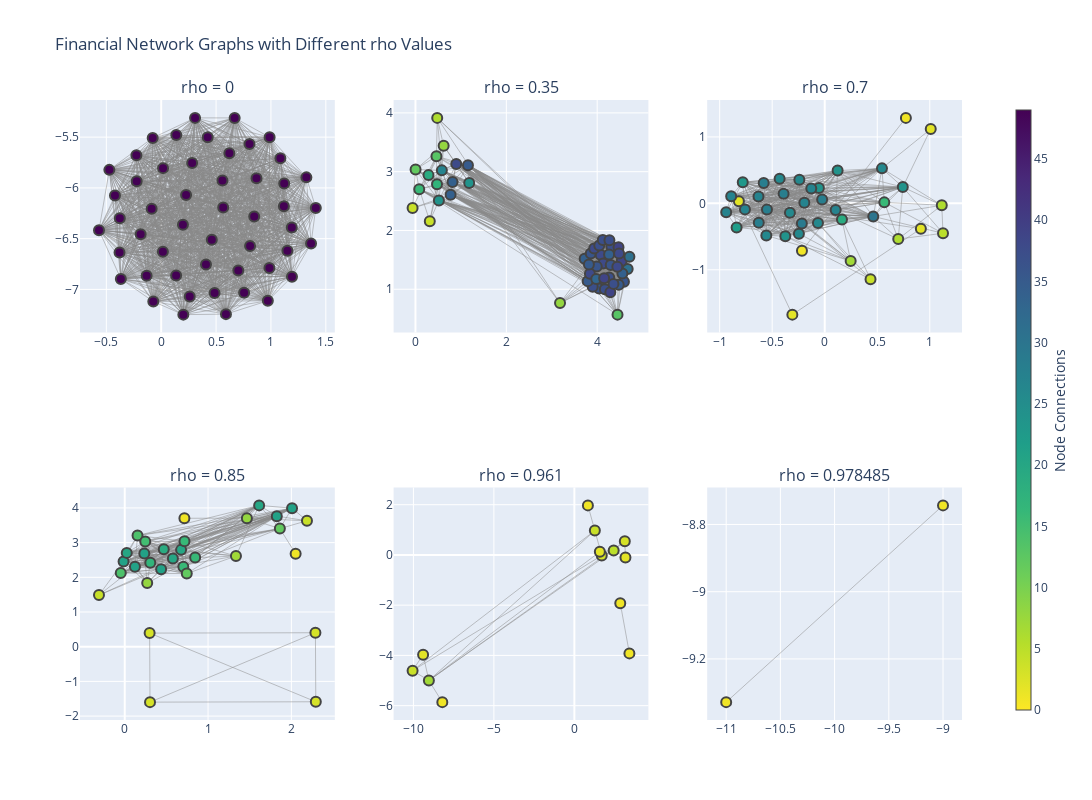

Notebook source saved alongside this figure:
### Code cell
# Create subplot figure
rho_values = [0, 0.35, 0.7, 0.85, 0.961, 0.978485]

fig = make_subplots(rows=2, cols=3, subplot_titles=[f"rho = {rho}" for rho in rho_values])

# Generate subplots
for i, rho in enumerate(rho_values):
    adj_matrix = (corr_matrix.abs() > rho).astype(int)
    G = nx.from_pandas_adjacency(adj_matrix)
    G.remove_edges_from(nx.selfloop_edges(G))
    G.remove_nodes_from(list(nx.isolates(G)))
    communities = nx.community.greedy_modularity_communities(G)
    supergraph = nx.cycle_graph(len(communities))
    superpos = nx.spring_layout(G, scale=10, seed=429)
    centers = list(superpos.values())
    pos = {}
    for center, comm in zip(centers, communities):
        pos.update(nx.spring_layout(nx.subgraph(G, comm), center=center))
    # pos = nx.spring_layout(G)
    
    edge_x = []
    edge_y = []
    for edge in G.edges():
        x0, y0 = pos[edge[0]]
        x1, y1 = pos[edge[1]]
        edge_x.append(x0)
        edge_x.append(x1)
        edge_x.append(None)
        edge_y.append(y0)
        edge_y.append(y1)
        edge_y.append(None)

    edge_trace = go.Scatter(
        x=edge_x, y=edge_y,
        #set the length of edge to be inverse to correlation between the two nodes
        line=dict(width=0.5, color='#888'),
        hoverinfo='text',
        mode='lines',
        text=[f"Correlation: {corr_matrix.loc[edge[0], edge[1]]}" for edge in G.edges()]
    )

    node_x = []
    node_y = []
    for node in G.nodes():
        x, y = pos[node]
        node_x.append(x)
        node_y.append(y)

    node_trace = go.Scatter(
        x=node_x, y=node_y,
        mode='markers',
        hoverinfo='text',
        marker=dict(
            showscale=(i == 0),  # Only show colorbar in the first subplot
            colorscale='Viridis',
            reversescale=True,
            color=[],
            size=10,
            cmin=0,
            cmax=49,
            colorbar=dict(
                thickness=15,
                title='Node Connections',
                xanchor='left',
                titleside='right',
                x=1.05  # Adjust this to position the colorbar correctly
            ),
            line_width=2
        )
    )

    node_adjacencies = []
    node_text = []
    for node, adjacencies in enumerate(G.adjacency()):
        node_adjacencies.append(len(adjacencies[1]))
        node_text.append(f'{list(G.nodes())[node]}<br>connections: ' + str(len(adjacencies[1])))
    node_trace.marker.color = node_adjacencies
    node_trace.text = node_text

    row = i // 3 + 1
    col = i % 3 + 1
    fig.add_trace(edge_trace, row=row, col=col)
    fig.add_trace(node_trace, row=row, col=col)

fig.update_layout(
    height=800, width=1400, 
    title_text="Financial Network Graphs with Different rho Values",
    showlegend=False  # Hide the legend
)
fig.show()

### Figure 1 — Plotly figure (JSON) as saved in the notebook; plotly's stock layout.template omitted (floating-point values rounded to 4 significant figures; data arrays with more than 128 entries replaced by an {"elided": "..."} marker saying what was removed)
{"data": [{"hoverinfo": "text", "line": {"color": "#888", "width": 0.5}, "mode": "lines", "text": {"elided": "1225 str values"}, "type": "scatter", "x": {"elided": "3675 float values"}, "xaxis": "x", "y": {"elided": "3675 float values"}, "yaxis": "y"}, {"hoverinfo": "text", "marker": {"cmax": 49, "cmin": 0, "color": [49, 49, 49, 49, 49, 49, 49, 49, 49, 49, 49, 49, 49, 49, 49, 49, 49, 49, 49, 49, 49, 49, 49, 49, 49, 49, 49, 49, 49, 49, 49, 49, 49, 49, 49, 49, 49, 49, 49, 49, 49, 49, 49, 49, 49, 49, 49, 49, 49, 49], "colorbar": {"thickness": 15, "title": {"side": "right", "text": "Node Connections"}, "x": 1.05, "xanchor": "left"}, "colorscale": [[0, "#440154"], [0.1111, "#482878"], [0.2222, "#3e4989"], [0.3333, "#31688e"], [0.4444, "#26828e"], [0.5556, "#1f9e89"], [0.6667, "#35b779"], [0.7778, "#6ece58"], [0.8889, "#b5de2b"], [1, "#fde725"]], "line": {"width": 2}, "reversescale": true, "showscale": true, "size": 10}, "mode": "markers", "text": ["DHLn.DE<br>connections: 49", "PERP.PA<br>connections: 49", "NDAFI.HE<br>connections: 49", "AIRP.PA<br>connections: 49", "IBE.MC<br>connections: 49", "SIEGn.DE<br>connections: 49", "SAN.MC<br>connections: 49", "VOWG_p.DE<br>connections: 49", "SAPG.DE<br>connections: 49", "CRDI.MI<br>connections: 49", "AD.AS<br>connections: 49", "BNPP.PA<br>connections: 49", "DTEGn.DE<br>connections: 49", "SASY.PA<br>connections: 49", "ESLX.PA<br>connections: 49", "ASML.AS<br>connections: 49", "DB1Gn.DE<br>connections: 49", "ADYEN.AS<br>connections: 49", "STLAM.MI<br>connections: 49", "IFXGn.DE<br>connections: 49", "NOKIA.HE<br>connections: 49", "BBVA.MC<br>connections: 49", "ALVG.DE<br>connections: 49", "SAF.PA<br>connections: 49", "OREP.PA<br>connections: 49", "SGEF.PA<br>connections: 49", "HRMS.PA<br>connections: 49", "BMWG.DE<br>connections: 49", "TTEF.PA<br>connections: 49", "ENI.MI<br>connections: 49", "WLSNc.AS<br>connections: 49", "PRTP.PA<br>connections: 49", "BAYGn.DE<br>connections: 49", "BASFn.DE<br>connections: 49", "ENEI.MI<br>connections: 49", "PRX.AS<br>connections: 49", "AIR.PA<br>connections: 49", "SCHN.PA<br>connections: 49", "MUVGn.DE<br>connections: 49", "DANO.PA<br>connections: 49", "RACE.MI<br>connections: 49", "LVMH.PA<br>connections: 49", "MBGn.DE<br>connections: 49", "AXAF.PA<br>connections: 49", "INGA.AS<br>connections: 49", "ITX.MC<br>connections: 49", "ISP.MI<br>connections: 49", "ADSGn.DE<br>connections: 49", "SGOB.PA<br>connections: 49", "ABI.BR<br>connections: 49"], "type": "scatter", "x": [0.7554, -0.5668, 0.1361, 0.01686, -0.3797, 0.9879, 0.3086, 0.1979, 0.2267, 0.9861, -0.07755, 0.2599, 0.621, 0.4081, 0.5649, 1.192, -0.4213, 0.4865, -0.377, 0.6693, 1.19, 0.7026, -0.1872, -0.4724, -0.2232, -0.1328, 1.086, 1.365, 0.1375, 1.118, -0.08707, 0.8477, 0.8097, 0.2819, -0.07196, 0.2018, 1.409, 1.323, 0.8682, 0.8046, 1.121, 0.558, 0.01534, 0.9717, -0.3677, 0.5901, 0.4612, 1.15, 0.4238, -0.2262], "xaxis": "x", "y": [-7.032, -6.417, -6.862, -5.805, -6.636, -5.501, -5.31, -6.364, -6.069, -6.789, -5.508, -7.07, -5.658, -6.755, -6.194, -6.875, -6.075, -7.036, -6.299, -5.311, -6.39, -6.814, -6.458, -5.822, -5.934, -6.864, -5.709, -6.548, -5.479, -6.181, -6.206, -6.283, -6.573, -5.754, -7.119, -7.249, -6.197, -5.896, -5.905, -5.567, -5.956, -5.928, -6.629, -7.112, -6.897, -7.244, -6.51, -6.62, -5.502, -5.678], "yaxis": "y"}, {"hoverinfo": "text", "line": {"color": "#888", "width": 0.5}, "mode": "lines", "text": {"elided": "749 str values"}, "type": "scatter", "x": {"elided": "2247 float values"}, "xaxis": "x2", "y": {"elided": "2247 float values"}, "yaxis": "y2"}, {"hoverinfo": "text", "marker": {"cmax": 49, "cmin": 0, "color": [31, 39, 24, 35, 36, 34, 38, 37, 36, 38, 12, 24, 37, 4, 36, 34, 35, 6, 19, 13, 13, 38, 39, 38, 16, 17, 31, 35, 27, 8, 36, 38, 37, 8, 35, 34, 34, 37, 39, 34, 37, 37, 33, 39, 38, 36, 38, 37, 37, 4], "colorbar": {"thickness": 15, "title": {"side": "right", "text": "Node Connections"}, "x": 1.05, "xanchor": "left"}, "colorscale": [[0, "#440154"], [0.1111, "#482878"], [0.2222, "#3e4989"], [0.3333, "#31688e"], [0.4444, "#26828e"], [0.5556, "#1f9e89"], [0.6667, "#35b779"], [0.7778, "#6ece58"], [0.8889, "#b5de2b"], [1, "#fde725"]], "line": {"width": 2}, "reversescale": true, "showscale": false, "size": 10}, "mode": "markers", "text": ["DHLn.DE<br>connections: 31", "PERP.PA<br>connections: 39", "NDAFI.HE<br>connections: 24", "AIRP.PA<br>connections: 35", "IBE.MC<br>connections: 36", "SIEGn.DE<br>connections: 34", "SAN.MC<br>connections: 38", "VOWG_p.DE<br>connections: 37", "SAPG.DE<br>connections: 36", "CRDI.MI<br>connections: 38", "AD.AS<br>connections: 12", "BNPP.PA<br>connections: 24", "DTEGn.DE<br>connections: 37", "SASY.PA<br>connections: 4", "ESLX.PA<br>connections: 36", "ASML.AS<br>connections: 34", "DB1Gn.DE<br>connections: 35", "ADYEN.AS<br>connections: 6", "STLAM.MI<br>connections: 19", "IFXGn.DE<br>connections: 13", "NOKIA.HE<br>connections: 13", "BBVA.MC<br>connections: 38", "ALVG.DE<br>connections: 39", "SAF.PA<br>connections: 38", "OREP.PA<br>connections: 16", "SGEF.PA<br>connections: 17", "HRMS.PA<br>connections: 31", "BMWG.DE<br>connections: 35", "TTEF.PA<br>connections: 27", "ENI.MI<br>connections: 8", "WLSNc.AS<br>connections: 36", "PRTP.PA<br>connections: 38", "BAYGn.DE<br>connections: 37", "BASFn.DE<br>connections: 8", "ENEI.MI<br>connections: 35", "PRX.AS<br>connections: 34", "AIR.PA<br>connections: 34", "SCHN.PA<br>connections: 37", "MUVGn.DE<br>connections: 39", "DANO.PA<br>connections: 34", "RACE.MI<br>connections: 37", "LVMH.PA<br>connections: 37", "MBGn.DE<br>connections: 33", "AXAF.PA<br>connections: 39", "INGA.AS<br>connections: 38", "ITX.MC<br>connections: 36", "ISP.MI<br>connections: 38", "ADSGn.DE<br>connections: 37", "SGOB.PA<br>connections: 37", "ABI.BR<br>connections: 4"], "type": "scatter", "x": [4.671, 4.539, 0.5159, 1.155, 4.043, 3.724, 4.072, 3.901, 4.588, 4.131, 0.00259, 1.183, 4.168, -0.06305, 3.858, 0.8158, 4.473, 0.479, 0.2864, 4.447, 0.462, 0.8979, 4.289, 3.934, 0.08322, 0.4745, 4.709, 3.79, 0.5811, 0.6206, 3.99, 3.84, 4.046, 3.182, 3.817, 4.554, 0.7732, 4.311, 4.469, 4.262, 4.123, 4.264, 3.979, 4.152, 4.482, 4.298, 4.443, 4.269, 4.358, 0.3155], "xaxis": "x2", "y": [1.347, 1.48, 2.51, 3.11, 1.012, 1.521, 1.587, 1.043, 1.127, 1.438, 3.037, 2.809, 0.9991, 2.382, 1.609, 2.826, 1.075, 3.915, 2.942, 0.5685, 3.263, 3.131, 0.9473, 1.695, 2.703, 2.788, 1.555, 1.138, 3.022, 3.441, 1.387, 1.262, 1.744, 0.7651, 1.42, 1.268, 2.607, 1.726, 1.714, 1.593, 1.837, 1.199, 1.173, 1.187, 1.609, 1.413, 1.381, 1.835, 1.092, 2.159], "yaxis": "y2"}, {"hoverinfo": "text", "line": {"color": "#888", "width": 0.5}, "mode": "lines", "text": {"elided": "392 str values"}, "type": "scatter", "x": {"elided": "1176 float values"}, "xaxis": "x3", "y": {"elided": "1176 float values"}, "yaxis": "y3"}, {"hoverinfo": "text", "marker": {"cmax": 49, "cmin": 0, "color": [27, 26, 26, 26, 26, 16, 28, 28, 24, 27, 4, 24, 2, 24, 27, 29, 2, 2, 19, 6, 1, 1, 28, 30, 26, 24, 2, 7, 27, 27, 22, 28, 6, 5, 26, 23, 28, 27, 26, 27], "colorbar": {"thickness": 15, "title": {"side": "right", "text": "Node Connections"}, "x": 1.05, "xanchor": "left"}, "colorscale": [[0, "#440154"], [0.1111, "#482878"], [0.2222, "#3e4989"], [0.3333, "#31688e"], [0.4444, "#26828e"], [0.5556, "#1f9e89"], [0.6667, "#35b779"], [0.7778, "#6ece58"], [0.8889, "#b5de2b"], [1, "#fde725"]], "line": {"width": 2}, "reversescale": true, "showscale": false, "size": 10}, "mode": "markers", "text": ["PERP.PA<br>connections: 27", "AIRP.PA<br>connections: 26", "IBE.MC<br>connections: 26", "SIEGn.DE<br>connections: 26", "SAN.MC<br>connections: 26", "VOWG_p.DE<br>connections: 16", "SAPG.DE<br>connections: 28", "CRDI.MI<br>connections: 28", "DTEGn.DE<br>connections: 24", "ESLX.PA<br>connections: 27", "ASML.AS<br>connections: 4", "DB1Gn.DE<br>connections: 24", "STLAM.MI<br>connections: 2", "BBVA.MC<br>connections: 24", "ALVG.DE<br>connections: 27", "SAF.PA<br>connections: 29", "OREP.PA<br>connections: 2", "SGEF.PA<br>connections: 2", "HRMS.PA<br>connections: 19", "BMWG.DE<br>connections: 6", "TTEF.PA<br>connections: 1", "ENI.MI<br>connections: 1", "WLSNc.AS<br>connections: 28", "PRTP.PA<br>connections: 30", "BAYGn.DE<br>connections: 26", "ENEI.MI<br>connections: 24", "PRX.AS<br>connections: 2", "AIR.PA<br>connections: 7", "SCHN.PA<br>connections: 27", "MUVGn.DE<br>connections: 27", "DANO.PA<br>connections: 22", "RACE.MI<br>connections: 28", "LVMH.PA<br>connections: 6", "MBGn.DE<br>connections: 5", "AXAF.PA<br>connections: 26", "INGA.AS<br>connections: 23", "ITX.MC<br>connections: 28", "ISP.MI<br>connections: 27", "ADSGn.DE<br>connections: 26", "SGOB.PA<br>connections: 27"], "type": "scatter", "x": [0.1041, -0.06452, 0.5449, -0.3311, -0.5561, 0.5672, -0.3915, -0.0248, 0.7431, -0.1939, 0.4359, 0.1226, -0.8171, -0.3752, -0.8906, -0.2178, 0.915, -0.3082, 0.1641, 1.114, 0.7726, -0.2168, -0.5501, 0.4621, -0.2458, -0.0555, 1.009, 0.2469, -0.1281, -0.938, -0.8389, -0.6278, 0.6997, 1.126, -0.4293, -0.7804, -0.5812, -0.6306, -0.2415, -0.7594], "xaxis": "x3", "y": [-0.1018, -0.2946, 0.5265, -0.1403, -0.4827, 0.01457, 0.1453, 0.0582, 0.2446, 0.007754, -1.142, 0.4928, 0.03074, -0.4949, 0.1069, -0.3029, -0.3817, -1.675, -0.2428, -0.02905, 1.287, -0.7133, -0.09259, -0.1971, -0.4564, 0.2306, 1.119, -0.8686, 0.2222, -0.1351, -0.3626, -0.2931, -0.5376, -0.4504, 0.3689, 0.317, 0.3051, 0.1039, 0.355, -0.09096], "yaxis": "y3"}, {"hoverinfo": "text", "line": {"color": "#888", "width": 0.5}, "mode": "lines", "text": {"elided": "201 str values"}, "type": "scatter", "x": {"elided": "603 float values"}, "xaxis": "x4", "y": {"elided": "603 float values"}, "yaxis": "y4"}, {"hoverinfo": "text", "marker": {"cmax": 49, "cmin": 0, "color": [14, 7, 8, 4, 17, 3, 21, 20, 4, 16, 12, 12, 21, 21, 3, 20, 15, 16, 1, 21, 20, 1, 19, 3, 3, 14, 8, 20, 21, 16, 21], "colorbar": {"thickness": 15, "title": {"side": "right", "text": "Node Connections"}, "x": 1.05, "xanchor": "left"}, "colorscale": [[0, "#440154"], [0.1111, "#482878"], [0.2222, "#3e4989"], [0.3333, "#31688e"], [0.4444, "#26828e"], [0.5556, "#1f9e89"], [0.6667, "#35b779"], [0.7778, "#6ece58"], [0.8889, "#b5de2b"], [1, "#fde725"]], "line": {"width": 2}, "reversescale": true, "showscale": false, "size": 10}, "mode": "markers", "text": ["PERP.PA<br>connections: 14", "AIRP.PA<br>connections: 7", "IBE.MC<br>connections: 8", "SIEGn.DE<br>connections: 4", "SAN.MC<br>connections: 17", "VOWG_p.DE<br>connections: 3", "SAPG.DE<br>connections: 21", "CRDI.MI<br>connections: 20", "DTEGn.DE<br>connections: 4", "ESLX.PA<br>connections: 16", "DB1Gn.DE<br>connections: 12", "BBVA.MC<br>connections: 12", "ALVG.DE<br>connections: 21", "SAF.PA<br>connections: 21", "BMWG.DE<br>connections: 3", "WLSNc.AS<br>connections: 20", "PRTP.PA<br>connections: 15", "BAYGn.DE<br>connections: 16", "ENEI.MI<br>connections: 1", "SCHN.PA<br>connections: 21", "MUVGn.DE<br>connections: 20", "DANO.PA<br>connections: 1", "RACE.MI<br>connections: 19", "LVMH.PA<br>connections: 3", "MBGn.DE<br>connections: 3", "AXAF.PA<br>connections: 14", "INGA.AS<br>connections: 8", "ITX.MC<br>connections: 20", "ISP.MI<br>connections: 21", "ADSGn.DE<br>connections: 16", "SGOB.PA<br>connections: 21"], "type": "scatter", "x": [0.1535, 1.335, 1.466, -0.3091, 0.3065, 2.289, 2.008, 0.578, 2.187, 0.7031, 1.862, 0.7446, 1.825, 0.4366, 0.2987, 0.6764, 0.2461, 0.717, 0.7161, -0.01399, 0.02418, 2.051, 0.4684, 2.293, 0.3034, -0.04784, 0.2696, 1.613, 0.2348, 0.8452, 0.1227], "xaxis": "x4", "y": [3.204, 2.614, 3.705, 1.487, 2.417, 0.4022, 3.993, 2.539, 3.63, 2.306, 3.404, 2.107, 3.763, 2.235, 0.3922, 2.791, 3.031, 3.037, 3.702, 2.456, 2.704, 2.68, 2.812, -1.588, -1.598, 2.123, 1.833, 4.073, 2.686, 2.572, 2.303], "yaxis": "y4"}, {"hoverinfo": "text", "line": {"color": "#888", "width": 0.5}, "mode": "lines", "text": ["Correlation: 0.9624953532377762", "Correlation: 0.9625041493185114", "Correlation: 0.9622360044778988", "Correlation: 0.9692580478978046", "Correlation: 0.9781876231119085", "Correlation: 0.9625517288590207", "Correlation: 0.9687724335296064", "Correlation: 0.966522927706044", "Correlation: 0.9750051545054411", "Correlation: 0.9672835930005605", "Correlation: 0.9774921314124944", "Correlation: 0.9615928901557046", "Correlation: 0.969714353331879", "Correlation: 0.972443842745619", "Correlation: 0.9794717434474483", "Correlation: 0.9651955774815175", "Correlation: 0.9676993453405142", "Correlation: 0.9668305900270628"], "type": "scatter", "x": [2.852, 3.42, null, 1.701, 2.443, null, 1.701, 1.272, null, 1.701, -10.05, null, -9.039, 1.584, null, -9.039, -8.205, null, -9.039, 2.443, null, -9.039, 1.272, null, -9.039, -9.398, null, -9.039, -10.05, null, -9.039, 3.134, null, 0.8415, 1.272, null, 1.584, 2.443, null, 2.443, 3.134, null, 2.443, 3.174, null, 1.272, -10.05, null, -9.398, -10.05, null, 3.134, 3.174, null], "xaxis": "x5", "y": [-1.919, -3.919, null, -0.02539, 0.1779, null, -0.02539, 0.9709, null, -0.02539, -4.607, null, -4.999, 0.1252, null, -4.999, -5.86, null, -4.999, 0.1779, null, -4.999, 0.9709, null, -4.999, -3.974, null, -4.999, -4.607, null, -4.999, 0.5481, null, 1.973, 0.9709, null, 0.1252, 0.1779, null, 0.1779, 0.5481, null, 0.1779, -0.1052, null, 0.9709, -4.607, null, -3.974, -4.607, null, 0.5481, -0.1052, null], "yaxis": "y5"}, {"hoverinfo": "text", "marker": {"cmax": 49, "cmin": 0, "color": [1, 3, 7, 1, 2, 1, 1, 5, 4, 2, 4, 3, 2], "colorbar": {"thickness": 15, "title": {"side": "right", "text": "Node Connections"}, "x": 1.05, "xanchor": "left"}, "colorscale": [[0, "#440154"], [0.1111, "#482878"], [0.2222, "#3e4989"], [0.3333, "#31688e"], [0.4444, "#26828e"], [0.5556, "#1f9e89"], [0.6667, "#35b779"], [0.7778, "#6ece58"], [0.8889, "#b5de2b"], [1, "#fde725"]], "line": {"width": 2}, "reversescale": true, "showscale": false, "size": 10}, "mode": "markers", "text": ["PERP.PA<br>connections: 1", "SAPG.DE<br>connections: 3", "CRDI.MI<br>connections: 7", "ALVG.DE<br>connections: 1", "SAF.PA<br>connections: 2", "WLSNc.AS<br>connections: 1", "PRTP.PA<br>connections: 1", "SCHN.PA<br>connections: 5", "MUVGn.DE<br>connections: 4", "RACE.MI<br>connections: 2", "ITX.MC<br>connections: 4", "ISP.MI<br>connections: 3", "SGOB.PA<br>connections: 2"], "type": "scatter", "x": [2.852, 1.701, -9.039, 0.8415, 1.584, -8.205, 3.42, 2.443, 1.272, -9.398, -10.05, 3.134, 3.174], "xaxis": "x5", "y": [-1.919, -0.02539, -4.999, 1.973, 0.1252, -5.86, -3.919, 0.1779, 0.9709, -3.974, -4.607, 0.5481, -0.1052], "yaxis": "y5"}, {"hoverinfo": "text", "line": {"color": "#888", "width": 0.5}, "mode": "lines", "text": ["Correlation: 0.9794717434474483"], "type": "scatter", "x": [-11.0, -9.0, null], "xaxis": "x6", "y": [-9.329, -8.743, null], "yaxis": "y6"}, {"hoverinfo": "text", "marker": {"cmax": 49, "cmin": 0, "color": [1, 1], "colorbar": {"thickness": 15, "title": {"side": "right", "text": "Node Connections"}, "x": 1.05, "xanchor": "left"}, "colorscale": [[0, "#440154"], [0.1111, "#482878"], [0.2222, "#3e4989"], [0.3333, "#31688e"], [0.4444, "#26828e"], [0.5556, "#1f9e89"], [0.6667, "#35b779"], [0.7778, "#6ece58"], [0.8889, "#b5de2b"], [1, "#fde725"]], "line": {"width": 2}, "reversescale": true, "showscale": false, "size": 10}, "mode": "markers", "text": ["SCHN.PA<br>connections: 1", "SGOB.PA<br>connections: 1"], "type": "scatter", "x": [-11.0, -9.0], "xaxis": "x6", "y": [-9.329, -8.743], "yaxis": "y6"}], "layout": {"annotations": [{"font": {"size": 16}, "showarrow": false, "text": "rho = 0", "x": 0.1444, "xanchor": "center", "xref": "paper", "y": 1, "yanchor": "bottom", "yref": "paper"}, {"font": {"size": 16}, "showarrow": false, "text": "rho = 0.35", "x": 0.5, "xanchor": "center", "xref": "paper", "y": 1, "yanchor": "bottom", "yref": "paper"}, {"font": {"size": 16}, "showarrow": false, "text": "rho = 0.7", "x": 0.8556, "xanchor": "center", "xref": "paper", "y": 1, "yanchor": "bottom", "yref": "paper"}, {"font": {"size": 16}, "showarrow": false, "text": "rho = 0.85", "x": 0.1444, "xanchor": "center", "xref": "paper", "y": 0.375, "yanchor": "bottom", "yref": "paper"}, {"font": {"size": 16}, "showarrow": false, "text": "rho = 0.961", "x": 0.5, "xanchor": "center", "xref": "paper", "y": 0.375, "yanchor": "bottom", "yref": "paper"}, {"font": {"size": 16}, "showarrow": false, "text": "rho = 0.978485", "x": 0.8556, "xanchor": "center", "xref": "paper", "y": 0.375, "yanchor": "bottom", "yref": "paper"}], "height": 800, "showlegend": false, "title": {"text": "Financial Network Graphs with Different rho Values"}, "width": 1400, "xaxis": {"anchor": "y", "domain": [0, 0.2889]}, "xaxis2": {"anchor": "y2", "domain": [0.3556, 0.6444]}, "xaxis3": {"anchor": "y3", "domain": [0.7111, 1]}, "xaxis4": {"anchor": "y4", "domain": [0, 0.2889]}, "xaxis5": {"anchor": "y5", "domain": [0.3556, 0.6444]}, "xaxis6": {"anchor": "y6", "domain": [0.7111, 1]}, "yaxis": {"anchor": "x", "domain": [0.625, 1]}, "yaxis2": {"anchor": "x2", "domain": [0.625, 1]}, "yaxis3": {"anchor": "x3", "domain": [0.625, 1]}, "yaxis4": {"anchor": "x4", "domain": [0, 0.375]}, "yaxis5": {"anchor": "x5", "domain": [0, 0.375]}, "yaxis6": {"anchor": "x6", "domain": [0, 0.375]}}}
